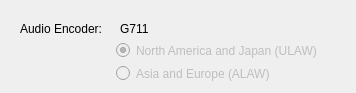
   <widget class="QWidget" name="uiTabAudioEncoder" >
    <attribute name="title" >
     <string>Audio Encoder</string>
    </attribute>
    <widget class="QLabel" name="uiLabelAudioEncoder" >
     <property name="geometry" >
      <rect>
       <x>20</x>
       <y>20</y>
       <width>91</width>
       <height>17</height>
      </rect>
     </property>
     <property name="text" >
      <string>Audio Encoder:</string>
     </property>
    </widget>
    <widget class="QLabel" name="uiLabelAudioEncoderValue" >
     <property name="geometry" >
      <rect>
       <x>120</x>
       <y>20</y>
       <width>71</width>
       <height>17</height>
      </rect>
     </property>
     <property name="text" >
      <string>G711</string>
     </property>
    </widget>
    <widget class="QRadioButton" name="uiRadioAlaw" >
     <property name="enabled" >
      <bool>false</bool>
     </property>
     <property name="geometry" >
      <rect>
       <x>116</x>
       <y>63</y>
       <width>191</width>
       <height>21</height>
      </rect>
     </property>
     <property name="text" >
      <string>Asia and Europe (ALAW)</string>
     </property>
    </widget>
    <widget class="QRadioButton" name="uiRadioUlaw" >
     <property name="enabled" >
      <bool>false</bool>
     </property>
     <property name="geometry" >
      <rect>
       <x>116</x>
       <y>40</y>
       <width>231</width>
       <height>21</height>
      </rect>
     </property>
     <property name="text" >
      <string>North America and Japan (ULAW)</string>
     </property>
     <property name="checked" >
      <bool>true</bool>
     </property>
    </widget>
   </widget>
